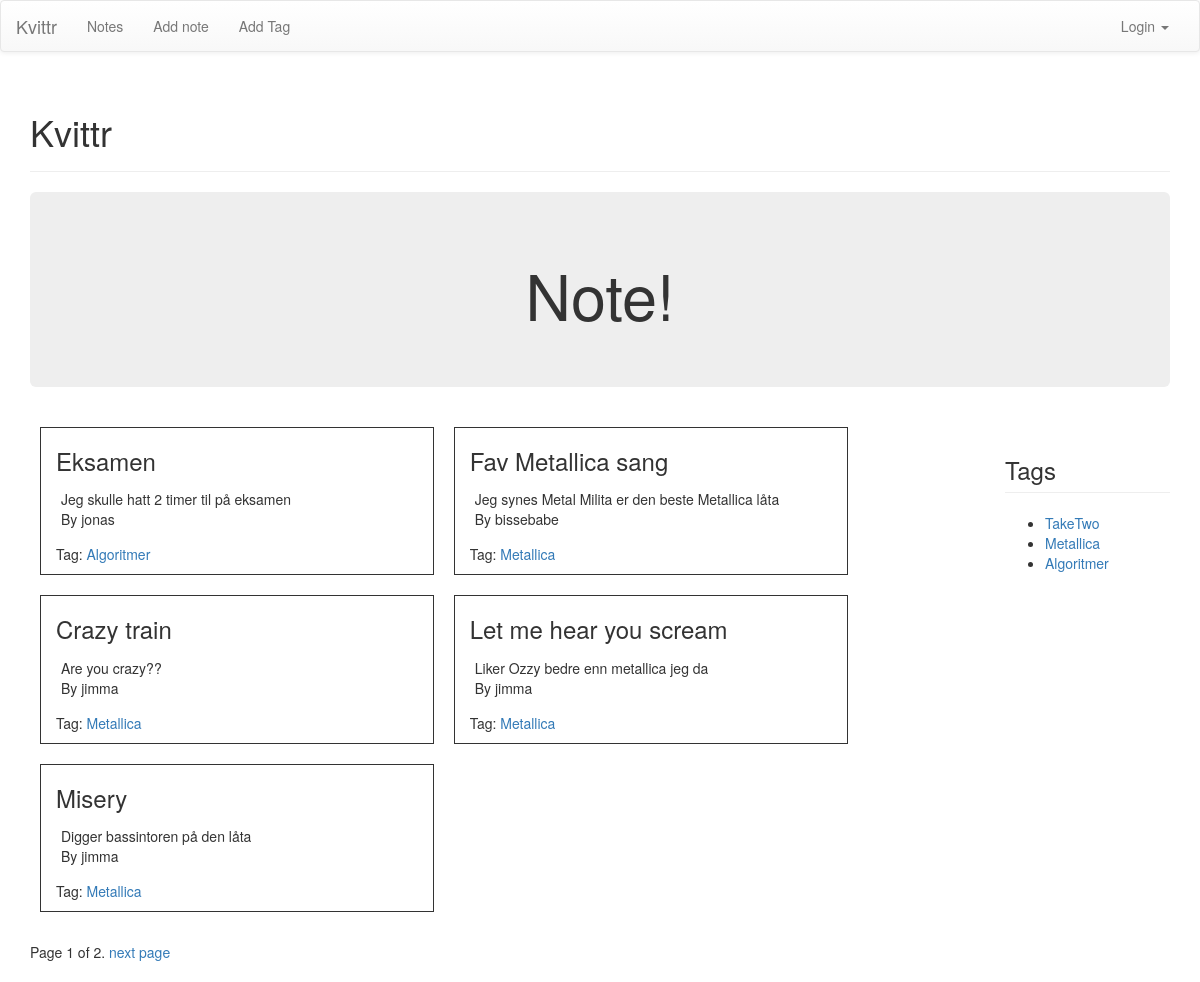
The page / on the database its author committed.
### notes/models.py (models this page shows, shortened)
class Note(models.Model):
	label = models.CharField(max_length = 30)
	body = models.TextField()
	timestamp = models.DateTimeField(auto_now_add=True)
	tags = models.ManyToManyField('Tag', related_name='notes')
	author = models.ForeignKey(User)
	num_likes = models.PositiveIntegerField(default=0)

class Tag(models.Model):
	label = models.CharField(max_length = 30)
	slug = models.SlugField(max_length=30)
	def __unicode__(self):
		return self.label

### kvittr/views.py (the view)
# urls.py: url(r'^$', home_view, name='home'),
def home_view(request):
	notes = Note.objects.all().order_by('-timestamp')
	page_number = request.GET.get('page')
	paginator = Paginator(notes, 5)
	try:
		notes = paginator.page(page_number)
	except PageNotAnInteger:
		notes = paginator.page(1)
	except EmptyPage:
		notes = paginator.page(paginator.num_pages)
	tags = Tag.objects.all()
	context = {
		'notes': notes,
		'tags': tags
		}
	return render(request, 'home.html', context)

### templates/home.html (shortened to what this page needs)
{% extends 'base.html' %}
{% block pagecontent %}
<div class="jumbotron">
	<h1 align="center">Note!</h1>
</div>
<div class="row">
{% if user.is_authenticated %}
	<div class="col-sm-10">
		{% if notes%}
			{% for note in notes %}
				<div class="col-sm-5" style="border: 1px solid; margin: 10px;">
					<h3 class="page-header"> <a href="{% url 'notes:detailnote' %}?id={{note.id}}">{{ note.label }}</a></h3>
					<div style="padding: 5px;">
						<p>{{ note.body }}</p>
					</div>
					{% for tag in note.tags.all %}
						<p>Tag: <a href="{% url 'notes:tagsearch' slug=tag.slug %}">{{tag}}</a></p>
					{% endfor %}
					<div>
						<p style="float: left;">By {{ note.author }}</p>
						{% if note and note.author == request.user %}
							<a style="float: right;" href="{% url 'notes:addnote' %}?id={{note.id}}">Edit Note</a>
						{% endif %}
					</div>
				</div>
			{% endfor %}
		{% else %}
			<div class="col-sm-12">
				<h3>No notes yet</h3>
			</div>
		{% endif %}
	</div>
	<div class="col-sm-2">
		<h3 class="page-header">Tags</h3>
		<ul>
			{% if tags %}
				{% for tag in tags %}
					<li>
						<a href="{% url 'notes:tagsearch' slug=tag.slug %}">{{tag}}</a>
						<ul>
							<li>
								<a href="{% url 'notes:addtag' %}?id={{tag.id}}">Edit tag</a>
							</li>
						</ul>
					</li>
				{% endfor %}
			{% else %}
				<div class="alert alert-warning">No tags yet</div>
			{% endif %}
		</ul>
	</div>
{% else %}
	<div class="col-sm-10">
		{% if notes%}
			{% for note in notes %}
				<div class="col-sm-5" style="border: 1px solid; margin: 10px;">
					<h3> {{ note.label }}</h3>
					<div style="padding: 5px;">
						{{ note.body }}
						<p>By {{ note.author }}</p>
					</div>
					{% for tag in note.tags.all %}
						<p>Tag: <a href="{% url 'notes:tagsearch' slug=tag.slug %}">{{tag}}</a></p>
					{% endfor %}
				</div>
			{% endfor %}
		{% endif %}
	</div>
	<div class="col-sm-2">
		<h3 class="page-header">Tags</h3>
		<ul>
			{% if tags %}
				{% for tag in tags %}
					<li>
						<a href="{% url 'notes:tagsearch' slug=tag.slug %}">{{tag}}</a>
					</li>
				{% endfor %}
			{% endif %}
		</ul>
	</div>
{% endif %}
</div>
<div class="pagination">
	<span class"step-links">
    <span class="current">
    	Page {{ notes.number }} of {{ notes.paginator.num_pages }}.
    </span>
    {% if notes.has_next %}
    	<a href="?page={{ notes.next_page_number }}">next page</a>
    {% endif %}
  </span>
</div>
{% endblock pagecontent %}

### rows shown on the page
Note: label "Eksamen", body "Jeg skulle hatt 2 timer til på eksamen", author "jonas"
Tag: label "Algoritmer"
Note: label "Fav Metallica sang", body "Jeg synes Metal Milita er den beste Metallica låta", author "bissebabe"
Tag: label "Metallica"
Note: label "Crazy train", body "Are you crazy??", author "jimma"
Note: label "Let me hear you scream", body "Liker Ozzy bedre enn metallica jeg da", author "jimma"
Note: label "Misery", body "Digger bassintoren på den låta", author "jimma"
Tag: label "TakeTwo"

### other values the page prints
{{ notes.number }} "1"
{{ notes.paginator.num_pages }} "2"
